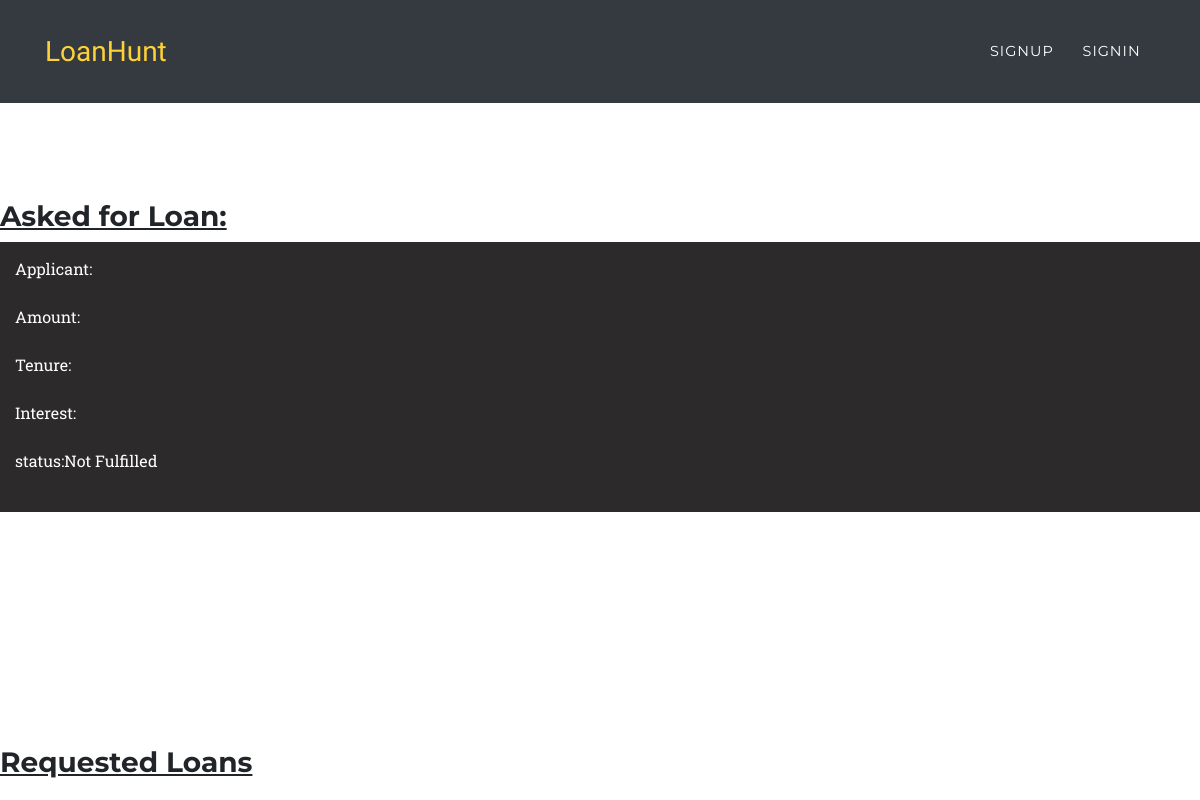
Before: /req_loan/modify_request_view/17 with the older database file.
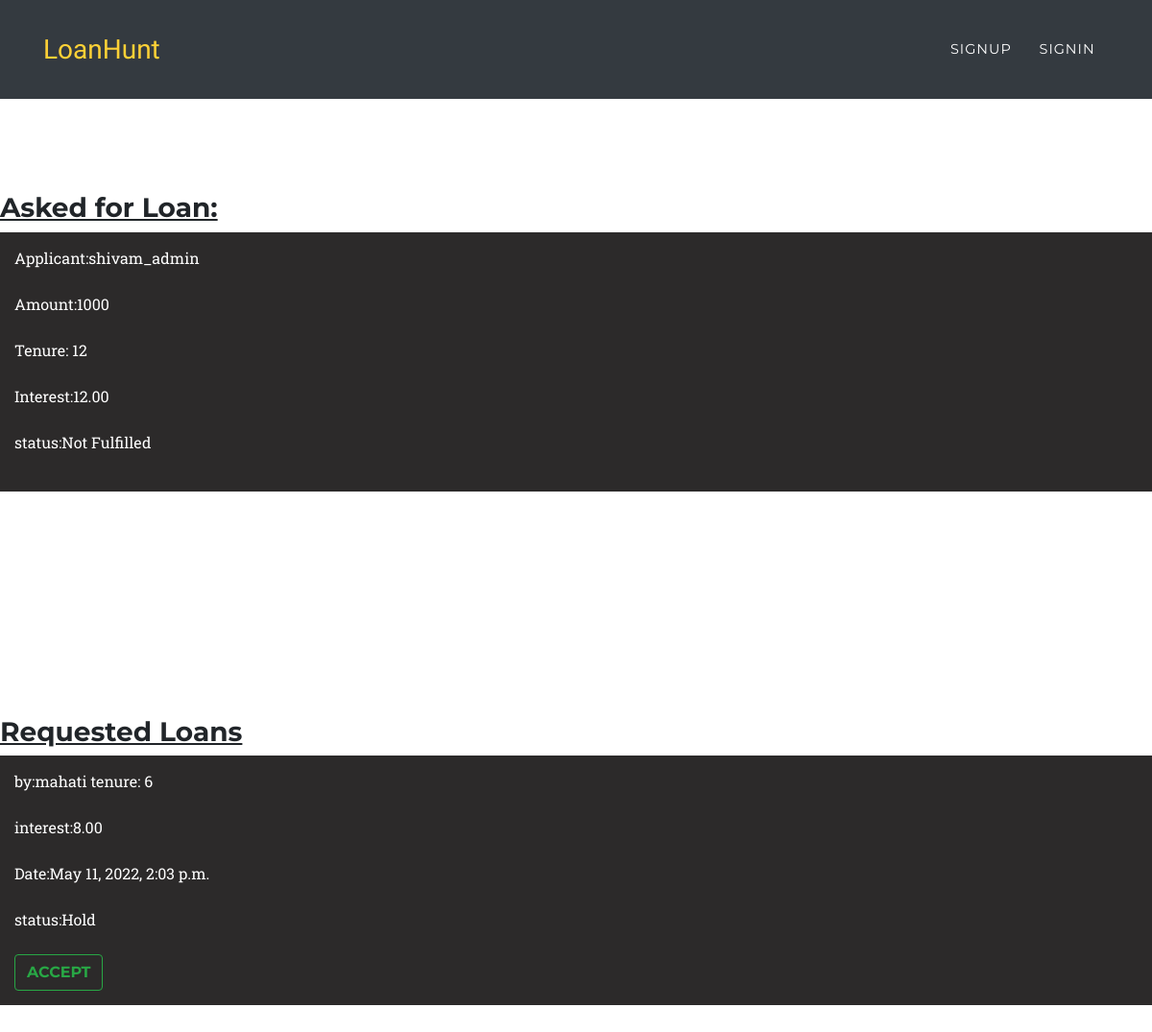
After: the same page with the newer database file.
### loans/models.py (models this page shows, shortened)
class loans(models.Model):
    applicant=models.ForeignKey(User,on_delete=models.CASCADE,null=True,blank=True)
    lender=models.ForeignKey(User,on_delete=models.CASCADE,null=True,blank=True,related_name='lender_user')
    applied_date=models.DateTimeField(default=datetime.now)
    accepted_date=models.DateTimeField(null=True,blank=True)
    status=models.BooleanField(default=False)
    amt=models.IntegerField()
    tenure=models.IntegerField()
    interest=models.DecimalField(decimal_places=2,max_digits=4)

### request_loan/models.py (models this page shows, shortened)
class request_loan(models.Model):
    loan_pk=models.IntegerField()
    request=models.ForeignKey(User,on_delete=models.CASCADE,null=True)
    asked_date=models.DateTimeField(default=datetime.now)
    accepted=models.BooleanField(default=False)
    tenure = models.IntegerField()
    interest = models.DecimalField(decimal_places=2, max_digits=4)

### request_loan/views.py (the view)
# urls.py: path('req_loan/modify_request_view/<int:pk>',req_loan_view.modify_request_view,name="modify_request_view"),
def modify_request_view(request,pk):
    loan=loans.objects.filter(pk=int(pk)).first()
    req=request_loan.objects.filter(loan_pk=int(pk))
    context={'loan':loan,'req':req}
    return render(request,'req_loan/modify_loan_view.html',context)

### template/req_loan/modify_loan_view.html (shortened to what this page needs)
{% extends 'index.html' %}
{% block content %}
<div class="loan_applied">
    <h3><u>Asked for Loan:</u></h3>
    <div class="item">
        Applicant:{{ loan.applicant }}<br><br>
        Amount:{{ loan.amt }}<br><br>
        Tenure: {{ loan.tenure }}<br><br>
        Interest:{{ loan.interest }}<br><br>
        {% if loan.status %}
        Status:Fulfilled
        <br>
        by:{{ loan.lender }}
        {% else %}
            status:Not Fulfilled<br><br>
        {% endif %}
    </div><br>
</div>
<div class="loan_applied">
    <h3><u>Requested Loans</u></h3>
    {% for i in req %}
    <div class="item">
        by:{{ i.request }}
        tenure: {{ i.tenure }}<br><br>
        interest:{{ i.interest }}<br><br>
        Date:{{ i.asked_date }}<br><br>
        {% if i.status %}
            status:Accepted
        {% else %}
            status:Hold<br><br>
            <a href="{% url 'accept_request' i.pk %}"><button type="submit" class="btn btn-outline-success">ACCEPT</button></a>
        {% endif %}
    </div><br>
    {% endfor %}
    {% endblock content %}

Changed rows visible on the page:
added loans: applicant "shivam_admin", amt "1000", tenure "12", interest "12.00"
added request_loan: request "mahati", tenure "6", interest "8.00", asked_date "May 11, 2022, 2:03 p.m."
